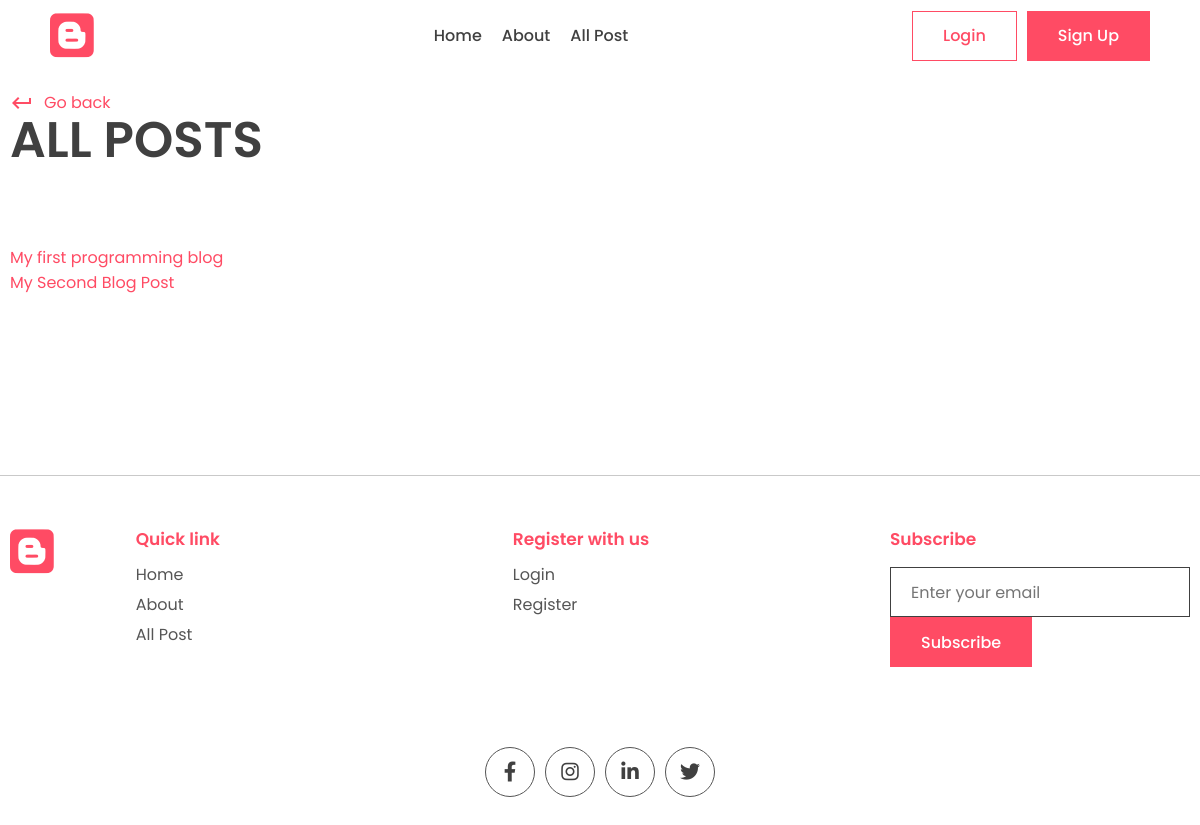
The page /all_posts/ on the database as committed earlier.
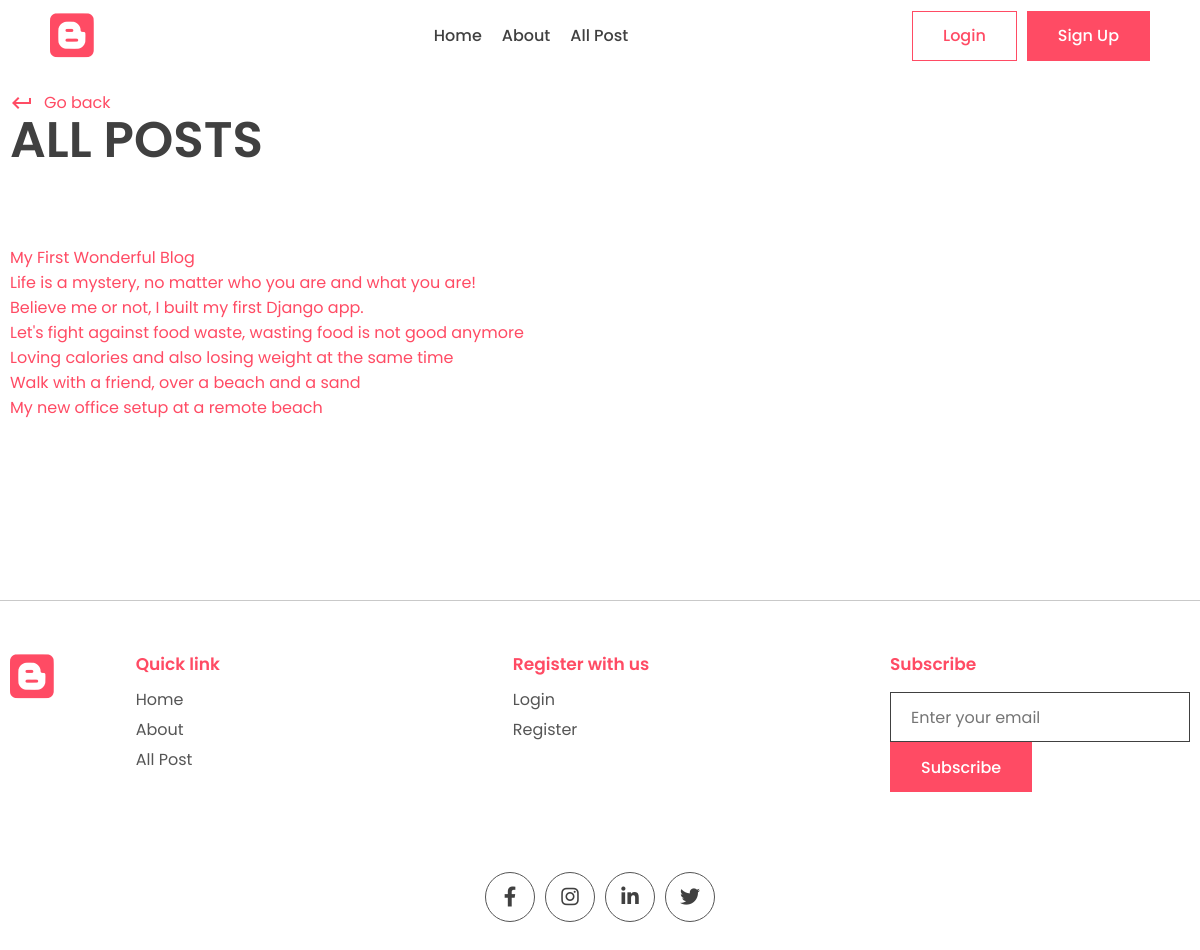
The same page on the database as committed later.
### blogapp/models.py (models this page shows, shortened)
class Post(models.Model):
    title=models.CharField(max_length=200)
    content = models.TextField()
    last_updated = models.DateTimeField(auto_now= True)
    slug = models.SlugField(max_length=200, unique=True)
    author = models.ForeignKey(User, on_delete= models.CASCADE)
    category = models.ForeignKey(Category, on_delete= models.CASCADE)
    tags = models.ManyToManyField(Tag, blank=True, related_name='post_tags')
    image = models.ImageField(null=True, blank=True, upload_to='images/')
    view_count = models.IntegerField(null=True, blank=True)
    likes = models.ManyToManyField(User, related_name='post_like', default=None, blank=True)
    bookmarks = models.ManyToManyField(User, related_name="bookmarks", default=None, blank=True)
    is_featured = models.BooleanField()

### blogapp/views.py (the view)
# urls.py: path("all_posts/", views.all_posts, name="all_posts"),
def all_posts(request):
    all_posts = Post.objects.all()
    context = {'all_posts':all_posts, 'subscribe_form':SubscribeForm()}
    return render(request, 'blogapp/all_posts.html', context)

### blogapp/form.py
class SubscribeForm(forms.ModelForm):
    class Meta:
        model=Subscribe
        fields = '__all__'
        labels = {'email': _('')}
    def __init__(self, *args, **kwargs):
        super(SubscribeForm, self).__init__(*args, **kwargs)
        self.fields['email'].widget.attrs['placeholder'] = 'Enter your email'

### blogapp/templates/blogapp/all_posts.html (shortened to what this page needs)
{% extends "base.html" %}
{% block content %}
    <main>
      <div class="container">
        <div class="page-top">
          <div class="top flex">
            <div class="page-name">
              <a href="{{request.META.HTTP_REFERER}}" class="learn">
                <span class="material-icons"> keyboard_return </span> Go back
              </a>
              <h1>All Posts</h1>
            </div>
          </div>
        </div>
      </div>
    </main>
    <section class="sp">
      <div class="container">
        {% for post in all_posts %}
        <p>
          <a href="{% url 'post_page' post.slug %}">{{post.title}}</a>
        </p>
        {% endfor %}
      </div>
    </section>
{% endblock content %}

### templates/base.html (shortened to what this page needs)
{% load static %}
<!DOCTYPE html>
<html lang="en">
    <head>
        <link rel="stylesheet" href="{% static 'blogapp/style.css' %}" />
        <link
          rel="stylesheet"
          href="https://unicons.iconscout.com/release/v2.1.6/css/unicons.css"
        />
        <link
          rel="stylesheet"
          href="https://cdnjs.cloudflare.com/ajax/libs/font-awesome/6.1.1/css/all.min.css"
        />
      </head>
      <body>
        <header>
          <div class="container container-fluid">
            <a class="logo" href="{% url 'index' %}">
              <i class="fa-brands fa-blogger"></i>
            </a>
            <div class="links">
              <a href="{% url 'index' %}">Home</a>
              <a href="{% url 'about' %}">About</a>
              <a href="{% url 'all_posts' %}">All Post</a>
            </div>
            <div class="action-btn">
              {% if user.is_authenticated %}
              <a href="{% url 'logout' %}"
                ><button class="btn btn-scoundary">Logout</button></a
              >
              {% else %}
              <a href="{% url 'login' %}"
                ><button class="btn btn-scoundary">Login</button></a
              >
              <a href="{% url 'register' %}">
                <button class="btn btn-primary">Sign Up</button></a
              >
              {% endif %}
            </div>
          </div>
        </header>
        <main>
    {% block content %}
    {% endblock %}
        </main>
        <footer>
          <div class="container">
            <div class="grid-4">
              <div class="logo f-logo">
                <i class="fa-brands fa-blogger"></i>
              </div>
              <div class="link">
                <h2>Quick link</h2>
                <div class="q-link">
                  <a href="{% url 'index' %}">Home</a>
                  <a href="{% url 'about' %}">About</a>
                  <a href="{% url 'all_posts' %}">All Post</a>
                </div>
              </div>
              <div class="link">
                {% if user.is_authenticated %}
                <h2>Your Favourites</h2>
                <div class="q-link">
                  <a href="{% url 'all_liked_posts' %}">Likes</a>
                  <a href="{% url 'all_bookmarked_posts' %}">Bookmarks</a>
                </div>
                {% else %}
                <h2>Register with us</h2>
                <div class="q-link">
                  <a href="{% url 'login' %}">Login</a>
                  <a href="{% url 'register' %}">Register</a>
                </div>
                {% endif %}
              </div>
              <div class="news-signup">
                <h2>Subscribe</h2>
                <div class="newslatter">
                  <form method="POST">
                  {{subscribe_form}}
                  <button class="btn btn-primary">Subscribe</button>
                  </form>
                </div>
              </div>
            </div>
            <div class="share">
              <div class="social">
                <a href="#">
                  <i class="fa-brands fa-facebook-f"></i>
                </a>
                <a href="#">
                  <i class="fa-brands fa-instagram"></i>
                </a>
                <a href="#">
                  <i class="fa-brands fa-linkedin-in"></i>
                </a>
                <a href="#">
                  <i class="fa-brands fa-twitter"></i>
                </a>
              </div>
            </div>
          </div>
        </footer>
  </body>
</html>

### blogapp/static/blogapp/style.css (style rules this page uses)
* { margin: 0; padding: 0; box-sizing: border-box; text-decoration: none; border: none; outline: none; list-style: none; font-family: 'Poppins', sans-serif; color: var(--black); }
:root { --red: #FF4B64; --black: #404040; --des: #555555; --shadow: #ffffff1a 0px 1px 1px 0px inset, #32325d40 0px 50px 100px -20px, #0000004d 0px 30px 60px -30px; --shadow2: rgba(17, 12, 46, 0.084) 0px 48px 100px 0px; }
html { font-size: 62.5%; }
[class *="grid"] { display: grid; }
.container { max-width: 1220px; margin: auto; padding: 0 10px; }
.container-fluid { max-width: 100%; padding: 0 5rem; }
p, a { font-size: 1.6rem; color: var(--des); }
input, textarea { font-size: 1.6rem; color: var(--black); }
header { padding: 1rem 0; position: fixed; width: 100%; z-index: 99999; background: white; }
header .container { display: flex; align-items: center; justify-content: space-between; }
.logo { width: 20rem; }
.logo i { font-size: 5rem; color: var(--red); }
.btn { cursor: pointer; height: 5rem; padding: 0 3rem; font-size: 1.6rem; font-weight: 500; border: 1px solid var(--red); display: flex; align-items: center; justify-content: center; gap: 1rem; }
.btn-primary { background: var(--red); color: white; }
.btn-scoundary { background: transparent; color: var(--red); }
.action-btn, .links { display: flex; align-items: center; gap: 1rem; }
.links { gap: 2rem; }
.links a { color: var(--black); font-size: 1.6rem; font-weight: 500; }
.newslatter { display: flex; align-items: center; justify-content: center; margin-top: 3rem; }
.newslatter input { border: 1px solid var(--black); height: 5rem; width: 30rem; padding: 0 2rem; }
.sp { padding: 8rem 0; }
.learn { display: flex; align-items: center; gap: 1rem; color: var(--red); margin-top: 2rem; }
.learn span { color: #FF4B64; }
.grid-4 { grid-template-columns: 1fr 3fr 3fr auto; align-items: flex-start; }
.logo { width: 10rem; }
.q-link { display: flex; justify-content: space-around; flex-direction: column; gap: .5rem; margin-top: 1rem; }
.link h2, .news-signup h2 { color: var(--red); font-weight: 600; font-size: 1.7rem; }
.news-signup .newslatter { margin-top: 1.5rem; }
footer { padding: 5rem 0; margin-top: 5rem; }
footer .container { border-top: 1px solid #00000036; padding-top: 5rem; }
.share { width: fit-content; margin: auto; margin-top: 8rem; }
.social { display: flex; align-items: center; gap: 1rem; }
.social a { width: 5rem; aspect-ratio: 1/1; border-radius: 50%; border: 1px solid var(--des); display: flex; align-items: center; justify-content: center; transition: 0.3s; }
.social i { color: var(--black); font-size: 2rem; transition: 0.3s; }
.page-name h1 { font-size: 5rem; text-transform: uppercase; font-weight: 600; line-height: 5rem; }
.flex { display: flex; align-items: flex-end; justify-content: space-between; }
p a { color: var(--red); }

Rows that differ between the two databases and show on the page:
changed Post: title "My first programming blog" → "My First Wonderful Blog"
changed Post: title "My Second Blog Post" → "Life is a mystery, no matter who you are and what you are!"
added Post: title "Believe me or not, I built my first Django app."
added Post: title "Let's fight against food waste, wasting food is not good anymore"
added Post: title "Loving calories and also losing weight at the same time"
added Post: title "Walk with a friend, over a beach and a sand"
added Post: title "My new office setup at a remote beach"
